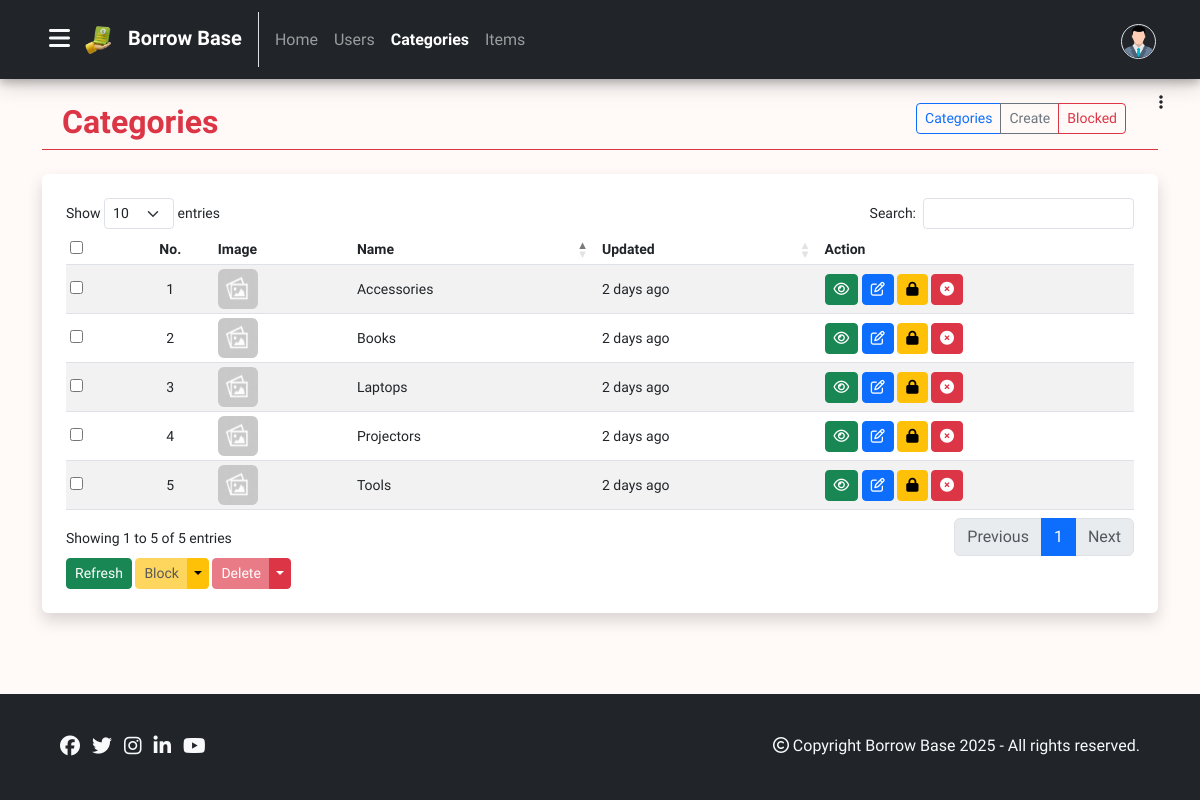
Page /admin/categories/index.php (signed in) on the committed database.
### tables this page shows
CREATE TABLE `categories` (
  `id` INT(11) NOT NULL AUTO_INCREMENT PRIMARY KEY,
  `name` varchar(255) NOT NULL,
  `image` varchar(255) DEFAULT NULL,
  `status` tinyint(1) DEFAULT 1,
  `created_at` datetime NOT NULL DEFAULT current_timestamp(),
  `updated_at` datetime NOT NULL DEFAULT current_timestamp()
);

### admin/categories/variables.php (called while the page is built, shortened)
<?php
$plural = "categories";
?>

### logics/db.php (called while the page is built, shortened)
<?php
class db
{
	private $dbHost = "localhost";
	private $dbUser = "root";
	private $dbPassword = "";
	private $dbName = "borrow_base";
	private $mysqli = "";
	private $conn = false;
	public function __construct()
	{
		if(!$this->conn)
		{
			$this->mysqli = new mysqli($this->dbHost, $this->dbUser, $this->dbPassword, $this->dbName);
			$this->conn = true;
		}
		else
		{
			return true;
		}
	}
	public function executeSQL($query, $params, $select = false)
	{
	    if (!empty($params))
	    {
	        $bind_names = $this->dynamicallyBindParameters($query, $params);
			$query = $this->mysqli->prepare($query);
	        call_user_func_array(array($query,'bind_param'), $bind_names);
	        $query->execute();
	        if($select)
	        {
	        	$result = $query->get_result()->fetch_all(MYSQLI_ASSOC);
	    	}
	    	else
	    	{
	    		if($query->affected_rows > 0)
		        {
		        	$result = ["queryExecuted" => true, "affectedRows" => $query->affected_rows];
		        }
		        else
		        {
		        	$result = ["queryExecuted" => false, "affectedRows" => 0];
		        }
	    	}
	    }
	    else
	    {
	    	$query = $this->mysqli->prepare($query);
	        $query->execute();
	        if($select)
	        {
	        	$result = $query->get_result()->fetch_all(MYSQLI_ASSOC);
	    	}
	    }
	    return $result;
	}
	public function timestampToCustomHumanReadable($timestamp) {
        $currentTimestamp = time();
        $timeDifference = abs($currentTimestamp - $timestamp);
        $secondsPerMinute = 60;
        $secondsPerHour = $secondsPerMinute * 60;
        $secondsPerDay = $secondsPerHour * 24;
        $secondsPerWeek = $secondsPerDay * 7;
        $secondsPerMonth = $secondsPerDay * 30;
        $secondsPerYear = $secondsPerDay * 365;
        if ($timeDifference >= $secondsPerYear) {
            $years = floor($timeDifference / $secondsPerYear);
            return $years . " year" . ($years > 1 ? "s" : "") . " ago";
        } elseif ($timeDifference >= $secondsPerMonth) {
            $months = floor($timeDifference / $secondsPerMonth);
            return $months . " month" . ($months > 1 ? "s" : "") . " ago";
        } elseif ($timeDifference >= $secondsPerWeek) {
            $weeks = floor($timeDifference / $secondsPerWeek);
            return $weeks . " week" . ($weeks > 1 ? "s" : "") . " ago";
        } elseif ($timeDifference >= $secondsPerDay) {
            $days = floor($timeDifference / $secondsPerDay);
            return $days . " day" . ($days > 1 ? "s" : "") . " ago";
        } elseif ($timeDifference >= $secondsPerHour) {
            $hours = floor($timeDifference / $secondsPerHour);
            return $hours . " hour" . ($hours > 1 ? "s" : "") . " ago";
        } else {
            $minutes = floor($timeDifference / $secondsPerMinute);
            return $minutes . " minute" . ($minutes > 1 ? "s" : "") . " ago";
        }
    }
}
?>

### admin/includes/header.php (called while the page is built, shortened)
<?php
include('../../logics/db.php');
$obj = new db();
include('variables.php');
?>

### admin/categories/index.php (the view, shortened to what this page needs)
<?php
    include('../includes/header.php');
?>
<!DOCTYPE html>
<html lang="en">
<head>
    <?php include('../includes/head-contents.php'); ?>
</head>
<body>
    <?php include('../includes/admin-navbar.php'); ?>
    <?php include('../includes/admin-sidebar.php'); ?>
    <div class="container my-4">
        <div class="row px-2">
            <div class="col-4">
                <h2 class="text-danger fw-bold"><?php echo ucwords($plural); ?></h2>
            </div>
            <div class="col-8 text-end">
                <div class="btn-group" role="group" aria-label="Basic outlined example">
                    <a href="index.php" type="button" class="btn btn-sm btn-outline-primary"><?php echo ucwords($plural); ?></a>
                    <a href="create.php" type="button" class="btn btn-sm btn-outline-secondary">Create</a>
                    <a href="blocked.php" type="button" class="btn btn-sm btn-outline-danger">Blocked</a>
                </div>
            </div>
        </div>
        <hr class="text-danger opacity-100 my-0">
    </div>
    <div class="container">
        <div class="row">
        <div class="col">
            <div id="crudTable" class="shadow mb-5 p-4 rounded bg-white">
                <div class="table-responsive">
                    <table class="table table-striped table-sm" id="myTable">
                    <thead>
                        <tr>
                        <th><input type="checkbox" name="checkbox" id="checkAll"></th>
                        <th class="text-center">No.</th>
                        <th>Image</th>
                        <th>Name</th>
                        <th>Updated</th>
                        <th class="actionColumn">Action</th>
                        </tr>
                    </thead>
                    <tbody>
                    <?php
                    $paramList = [];
                    $sql = "SELECT * FROM $plural WHERE status = 1 ORDER BY id DESC";
                    $result = $obj->executeSQL($sql, $paramList , true);
                    foreach($result as $row) {
                        ?>
                        <tr>
                        <td><input type="checkbox" name="checkbox"></td>
                        <td class="text-center"></td>
                        <?php $img = empty($row['image']) ? "../../images/placeholder.png" : "../uploads/".$plural."/" . $row['image']?>
                        <td><img src="<?php echo $img ?>" alt="image" class="crtudTableImage rounded"></td>
                        <td><?php echo $row["name"] ?><span class="d-none"><?php echo $row['id'] ?></span></td>
                        <?php $date = strtotime($row["updated_at"]); ?>
                        <td data-sort="<?php echo $row["updated_at"]; ?>"><?php echo $obj->timestampToCustomHumanReadable($date); ?></td>
                        <?php include('../includes/table-actions.php'); ?>
                        </tr>
                    <?php }?>
                    </tbody>
                    </table>
                    <?php include('../includes/table-options.php'); ?>
                </div>
            </div>
        </div>
        </div>
    </div>
    <?php include('../../includes/footer.php'); ?>
</body>
</html>

### admin/includes/table-actions.php (shortened to what this page needs)
<td>
    <?php
        $page = basename($_SERVER['PHP_SELF']);
        if($page == "index.php")
        { ?>
            <a href="view.php?id=<?php echo $row['id'] ?>" class="btn btn-success btn-sm p-1 px-2 icon-button" id="btnView">
            <i class="fa fa-eye" data-bs-toggle="tooltip" data-bs-placement="top" title="View"></i>
            </a>
            <a href="edit.php?id=<?php echo $row['id'] ?>" class="btn btn-primary btn-sm p-1 px-2 icon-button" id="btnEdit">
            <i class="fa fa-edit" data-bs-toggle="tooltip" data-bs-placement="top" title="Edit"></i>
            </a>
            <a href="#" class="block btn btn-warning btn-sm p-1 px-2 icon-button" data-id=<?php echo $row['id'] ?>>
            <i class="fa fa-lock" data-bs-toggle="tooltip" data-bs-placement="top" title="Block"></i>
            </a>
            <a href="#" class="delete btn btn-danger btn-sm p-1 px-2 icon-button" data-id=<?php echo $row['id'] ?>>
            <i class="fa fa-times-circle" data-bs-toggle="tooltip" data-bs-placement="top" title="Delete"></i>
            </a>
        <?php }
    ?>
</td>

### css/style.css (style rules this page uses)
* { font-family: 'Cabin', Helvetica, sans-serif; }
body { min-height: 100vh; position: relative; margin: 0; padding-bottom: 100px; box-sizing: border-box; background-color: #FFFAF8; }
#crudTable { font-size: 14px; white-space: nowrap; }
#crudTable table .actionColumn { min-width: 100px; }
#crudTable table td { vertical-align: middle; }
#crudTable table a { padding:0px 5px; }
#crudTable input[type="checkbox"] { cursor: pointer; }
#crudTable .crtudTableImage { width: 40px; height: 40px; }

### rows in the picture
categories: name "Projectors", updated_at "2 days ago"
categories: name "Accessories", updated_at "2 days ago"
categories: name "Tools", updated_at "2 days ago"
categories: name "Books", updated_at "2 days ago"
categories: name "Laptops", updated_at "2 days ago"

### other values in the picture
WEBSITE_NAME "Borrow Base"
$plural "Categories"
